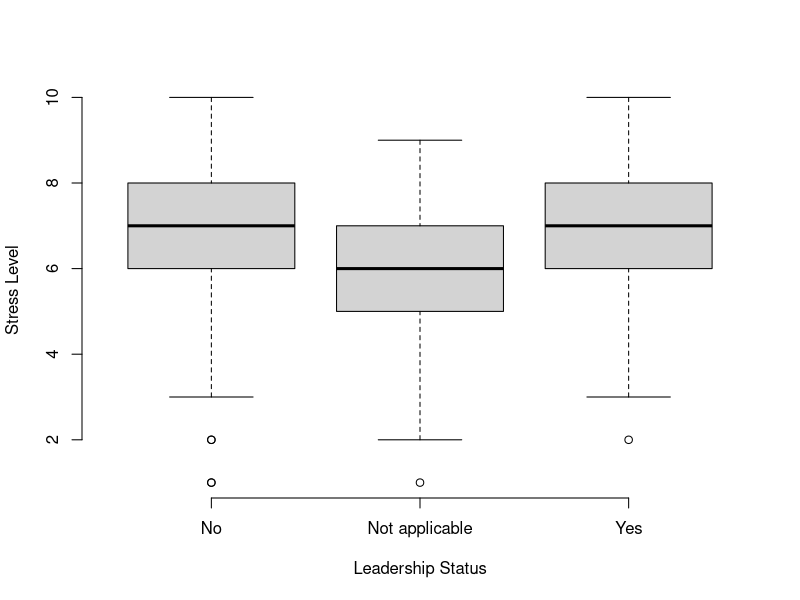

Write R code to recreate this figure. (Note: this script raises an error after producing the figure.)
#ANOVA: Leadership Status vs Stress Level

d = read.csv("biostats.csv")

stressLevel = d$How.would.you.rate.your.overall.stress.in.life.
leadershipStatus = d$If.yes..do.you.hold.a.leadership.position.in.this.club.
boxplot(stressLevel ~ leadershipStatus, data = d, xlab = "Leadership Status", ylab = "Stress Level", frame = "False")
#ANOVA test
ANOVA = aov(stressLevel ~ leadershipStatus, data = d)
summary(ANOVA)
#Plot ANOVA 
plot(leadershipStatus, stressLevel, xlab = "Leadership Status", ylab = "Stress Level")

#ANOVA: School (business v engineering v arts and sciences) vs units taken 
#Assumptions: Equal variances of all populations
#Random and independent samples
#Normal distrubtion for each population

#Mean of units taken for each school
aggregate(d$How.many.credits.are.you.taking.this.quarter., list(d$What.school.are.you.in.), mean)
#Standard Deviation of units taken for each school
aggregate(d$How.many.credits.are.you.taking.this.quarter., list(d$What.school.are.you.in.), sd)
#Variance of units taken for each school
aggregate(d$How.many.credits.are.you.taking.this.quarter., list(d$What.school.are.you.in.), var)
#Test for equal variance
leveneTest(y = d$How.many.credits.are.you.taking.this.quarter., group = d$What.school.are.you.in.)
#ANOVA test
ANOVA1 = aov(How.many.credits.are.you.taking.this.quarter. ~ What.school.are.you.in., d)
summary(ANOVA1)
#Plot ANOVA
plot(d$What.school.are.you.in., d$How.many.credits.are.you.taking.this.quarter., xlab = "School", ylab = "Number of Units")

#ANOVA: Romantic Relationship vs Stress Level
#Assumptions:Equal variances for all populations
#Random and independent samples
#Normal distribution for each population

#Mean of stres levels (10 being high, 1 being low) for relationship status
aggregate(d$How.would.you.rate.your.overall.stress.in.life., list(d$Are.you.in.a.romantic.relationship.), mean)

#Standard deviation of stres levels (10 being high, 1 being low) for relationship status
aggregate(d$How.would.you.rate.your.overall.stress.in.life., list(d$Are.you.in.a.romantic.relationship.), sd)

#Variance of stres levels (10 being high, 1 being low) for relationship status
aggregate(d$How.would.you.rate.your.overall.stress.in.life., list(d$Are.you.in.a.romantic.relationship.), var)

#Test for equal variance 
leveneTest(y= d$How.would.you.rate.your.overall.stress.in.life., group= d$Are.you.in.a.romantic.relationship.)

#ANOVA test
ANOVA = aov(How.would.you.rate.your.overall.stress.in.life. ~ Are.you.in.a.romantic.relationship., d)
summary(ANOVA)

#ANOVA plot
plot(d$Are.you.in.a.romantic.relationship., d$How.would.you.rate.your.overall.stress.in.life., xlab = "Relationship Status", ylab = "Stress Level")


